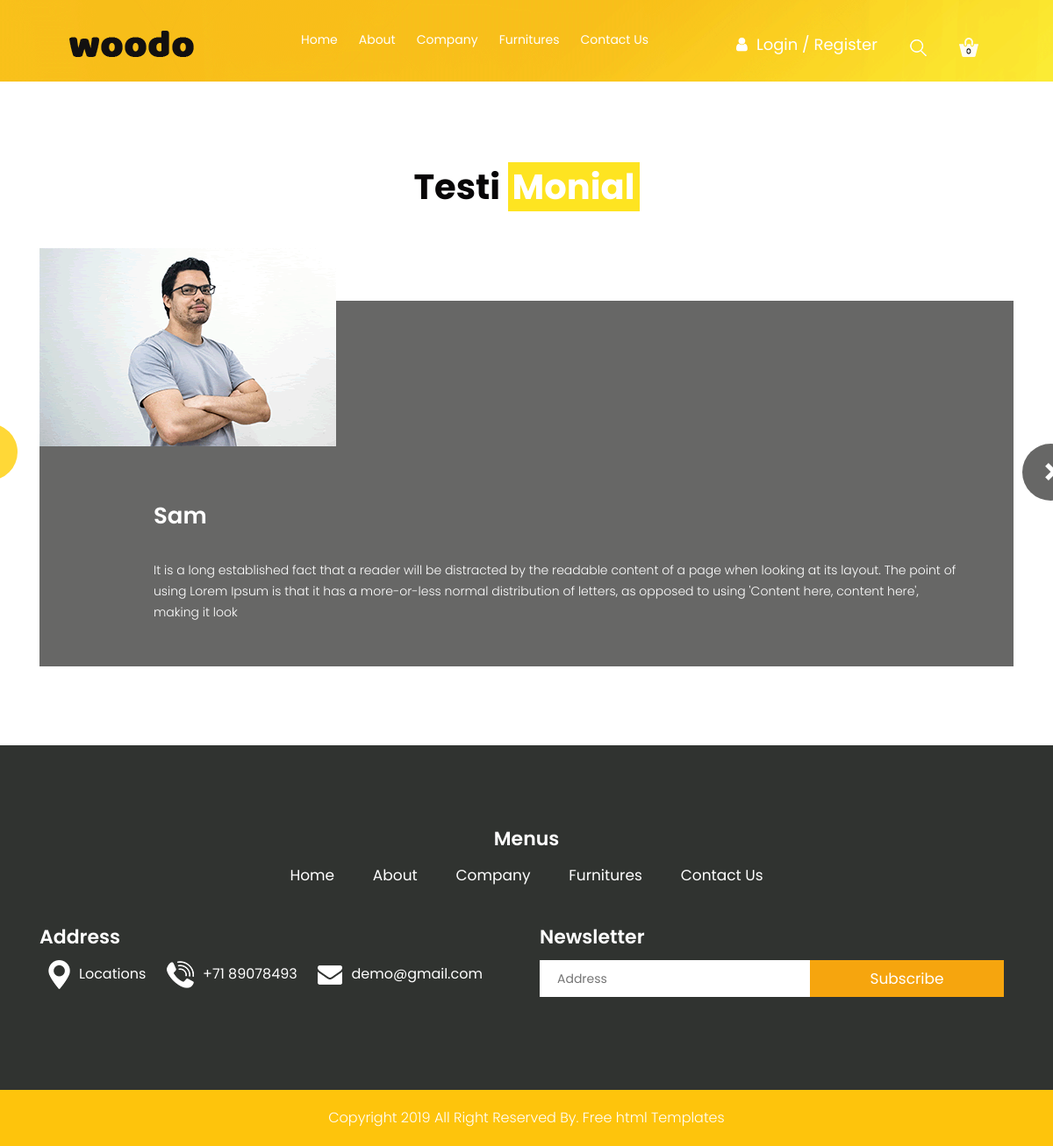
Page /testimonials/ on the committed database.
### testimonials/models.py (models this page shows, shortened)
class Testimonials(models.Model):
    name = models.CharField(max_length=50)
    description = models.TextField(max_length=500)
    image = models.ImageField(upload_to='testimonials/')
    class Meta:
        verbose_name = 'Testimonial'
        verbose_name_plural = 'Testimonials'

### testimonials/views.py (the view)
# urls.py: path('',views.testimonials, name='testimonials'),
def testimonials(request):
    testimonials = Testimonials.objects.all()
    context={
        'testimonials':testimonials,
    }
    return render(request, 'testimonial/company.html', context)

### testimonials/templates/testimonial/company.html (shortened to what this page needs)
{% extends 'base.html' %}
{% load static %}
{% block body %}
  <div class="testi_monial_section layout_padding">
    <div class="container">
           <div id="my_carousel" class="carousel slide" data-ride="carousel">
            <div class="carousel-inner">
                <div class="carousel-item active">
                <h1 class="testi_monila_text">Testi <span style="background-color: #fee421; color: #fff; padding: 0px 5px;">Monial</span></h1>
      {% for testimonials in testimonials %}
      <div class="testimonila_inner">
        <div class="testing_img"><img src="{{testimonials.image.url}}"></div>
        <h2 class="helina_text">{{testimonials.name}}</h2>
        <p class="dolor_text">  {{testimonials.description}}</p>
      </div>
      {% endfor %}
    </div>
  </div>
  <a class="carousel-control-prev" href="#my_carousel" role="button" data-slide="prev">
  </a>
  <a class="carousel-control-next" href="#my_carousel" role="button" data-slide="next">
    <span class="carousel-control-next-icon" aria-hidden="true"></span>
  </a>
</div>
    </div>
  </div>
{% endblock body %}

### templates/base.html (shortened to what this page needs)
{% load static %}
<!DOCTYPE html>
<html lang="en">
<head>
<link rel="stylesheet" type="text/css" href="{% static 'site_static/css/bootstrap.min.css' %}">
<link rel="stylesheet" type="text/css" href="{% static 'site_static/css/style.css' %}">
<link rel="stylesheet" href="{% static 'site_static/css/responsive.css' %}">
<link rel="stylesheet" href="{% static 'site_static/css/jquery.mCustomScrollbar.min.css' %}">
<link rel="stylesheet" href="https://netdna.bootstrapcdn.com/font-awesome/4.0.3/css/font-awesome.css">
<link rel="stylesheet" href="{% static 'site_static/css/owl.carousel.min.css' %}">
<link rel="stylesheet" href="{% static 'site_static/css/owl.theme.default.min.css' %}">
<link rel="stylesheet" href="https://cdnjs.cloudflare.com/ajax/libs/fancybox/2.1.5/jquery.fancybox.min.css" media="screen">
</head>
<body>
	<div class="header_section">
		<div class="container-fluid">
			<div class="row">
			    <div class="col-sm-12 col-lg-3">
				    <div class="logo"><img src="{% static 'site_static/images/logo.png' %}"></div>
			    </div>
			    <div class="col-sm-4 col-lg-5">
			    	<div class="menu-area">
                    <nav class="navbar navbar-expand-lg ">
                        <div class="collapse navbar-collapse" id="navbarSupportedContent">
                            <ul class="navbar-nav mr-auto">
                               <li class="nav-item active">
                                <a class="nav-link active" href="/">Home<span class="sr-only">(current)</span></a> </li>
                               <li class="nav-item">
                                <a class="nav-link" href="{% url 'aboutus:aboutus' %}">About</a></li>
                               <li class="nav-item">
                                <a class="nav-link" href="{% url 'testimonials:testimonials'%}">Company</a></li>
                               <li class="#" href="#">
      	                        <a class="nav-link" href="{% url 'furnitures:furnitures' %}">Furnitures</a></li>
                               <li class="nav-item" href="#">
      	                        <a class="nav-link" href="{% url 'contact:send_email' %}">Contact Us</a></li>
                            </ul>
                        </div>
                    </nav>
                </div>
			    </div>
			    <div class="col-sm-8 col-lg-4">
			    	<div class="togle_3">
                  <div class="left_main">
                     <div class="menu_main">
                        <a href="#"><i class="fa fa-fw fa-user"></i> Login / Register</a>
                     </div>
                  </div>
                  <div class="middle_main">
                     <div class="shoping_bag"><img src="{% static 'site_static/images/search-icon.png' %}"></div>
                  </div>
                  <div class="right_main">
                     <div class="togle_main"><img src="{% static 'site_static/images/shopping-bag.png' %}"></div>
                  </div>
                 </div>
			</div>
		</div>
	</div>
</div>
{% block body %}{% endblock body %}
	<div class="footer_section layout_padding">
		<div class="container">
			<div class="row">
			    <div class="col-md-12">
			    	<div class="useful_main border_right0">
			    		<h2 class="useful_text">Menus</h2>
			    		<ul >
			    			<li><a href="/">Home</a></li>
			    			<li><a href="{% url 'aboutus:aboutus'%}">About </a></li>
			    			<li><a href="{% url 'testimonials:testimonials'%}">Company</a></li>
			    			<li><a href="{% url 'furnitures:furnitures'%}">Furnitures</a></li>
			    			<li><a href="{% url 'contact:send_email'%}">Contact Us</a></li>
			    		</ul>
			    	</div>
			    </div>
			    <div class="col-lg-6 col-md-6 col-sm-6 ">
				   <h2 class="useful_text">Address</h2>
                     <ul class="location">
			    			<li><img src="{% static 'site_static/images/map-icon.png' %}">Locations</li>
			    			<li><img src="{% static 'site_static/images/call-icon.png' %}"><a href="company.html">+71 89078493</a></li>
			    			<li><img src="{% static 'site_static/images/email-icon.png' %}"><a href="furnitures.html">demo@gmail.com</a></li>
			    		</ul>
			    </div>
			     <div class="col-lg-6 col-md-6 col-sm-6 ">
			    	<h2 class="useful_text">Newsletter</h2>
			    	<div class="form-group">
                        <input type="text" class="address_send" placeholder="Address" name="Email">
                    <button class="subscribe_bt">Subscribe</button>
                     </div>
			    </div>
			</div>
		</div>
	</div>
	<div class="copyright">
		<div class="container">
			<p class="copyright_text">Copyright 2019 All Right Reserved By.<a href="https://html.design"> Free  html Templates</p>
		</div>
	</div>
</body>
</html>

### static/site_static/css/responsive.css (style rules this page uses)
@media (min-width: 1200px) and (max-width: 1500px) { .menu_main { font-size: 18px; } }
@media (min-width: 1200px) and (max-width: 1500px) { .navbar-expand-lg .navbar-nav .nav-link { padding: 0 12px; font-size: 14px; } }

### rows in the picture
Testimonials: image (picture), name "Sam", description "It is a long established fact that a reader will be distracted by the readable content of a page when looking at its layout. The point of using Lorem Ipsum is that it has a more-or-less normal distribution of letters, as opposed to using 'Content here, content here', making it look"
